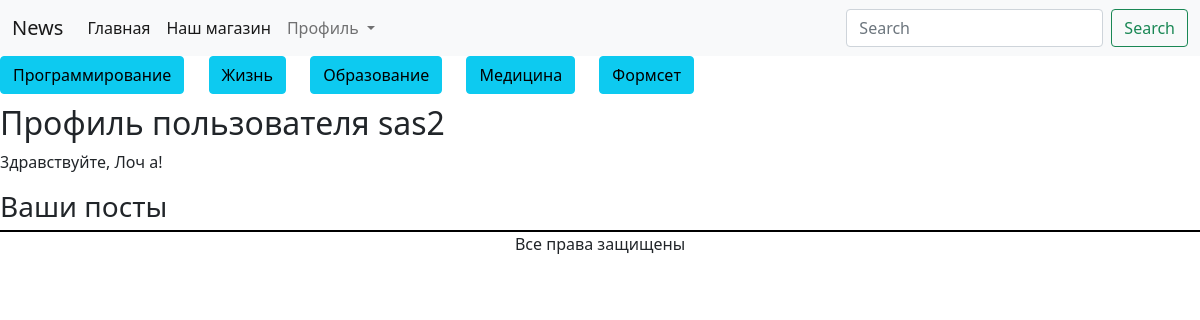
Screenshot of /news/accounts/profile (signed in) with the database file from the repository.
### news/models.py (models this page shows, shortened)
class Rubric(models.Model):
    name = models.CharField(max_length=20, db_index=True, unique=True, verbose_name='Название')
    class Meta:
        verbose_name = 'Рубрика'
        verbose_name_plural = 'Рубрики'

class AdvUser(AbstractUser):
    is_activated = models.BooleanField(default=True, db_index=True, verbose_name='Прошёл активацию?')
    send_messages = models.BooleanField(default=True, verbose_name='Слать оповещения  о новых комментариях?')
    class Meta(AbstractUser.Meta):
        pass

### news/views.py (the view)
# urls.py: path('accounts/profile', ProfileView.as_view(), name='profile'),
class ProfileView(LoginRequiredMixin, ListView):
    model = Post
    template_name = 'news/profile.html'
    context_object_name = 'posts'
    def get_queryset(self):
        return Post.objects.filter(user_id=self.request.user)

### news/templatetags/custom_tags.py (called while the page is built)
@register.simple_tag()
def rubric_all():
    return Rubric.objects.all()

### templates/news/profile.html (shortened to what this page needs)
{% extends 'news/base.html' %}
{% block content %}
<h2>Профиль пользователя {{ user.username }}</h2>
{% if user.first_name and user.last_name %}
<p>3дравствуйте, {{ user.first_name }} {{ user.last_name }}!</p>
{% else %}
<p>3дравствуйте!</p>
{% endif %}
<h3>Ваши посты</h3>
{% endblock %}

### templates/news/base.html (shortened to what this page needs)
{% load static %}
{% load custom_tags %}
<!doctype html>
<html lang="en">
<head>
    <link rel="stylesheet" type="text/css" href="{%static 'news/style.css'%}">
    <link href="https://cdn.jsdelivr.net/npm/bootstrap@5.1.3/dist/css/bootstrap.min.css" rel="stylesheet">
</head>
<body>
<nav class="navbar navbar-expand-lg navbar-light bg-light">
  <div class="container-fluid">
    <a class="navbar-brand" href="#">News</a>
    <div class="collapse navbar-collapse" id="navbarSupportedContent">
      <ul class="navbar-nav me-auto mb-2 mb-lg-0">
        <li class="nav-item">
          <a class="nav-link active" aria-current="page" href="{% url 'home' %}">Главная</a>
        </li>
          {%if user.is_authenticated%}
          <li class="nav-item">
          <a class="nav-link active" aria-current="page" href="{% url 'shop:home' %}">Наш магазин</a>
        </li>
          {%endif%}
        <li class="nav-item dropdown">
          {%if user.is_authenticated%}
          <a class="nav-link dropdown-toggle" href="#" id="navbarDropdown" role="button" data-bs-toggle="dropdown" aria-expanded="false">
            Профиль
          </a>
            </li>
          </ul>
      {%endif%}
      <form class="d-flex" method="get" action="{% url 'search' %}" >
        <input class="form-control me-2" type="search" placeholder="Search" aria-label="Search" name="q">
        <button class="btn btn-outline-success" type="submit">Search</button>
      </form>
    </div>
  </div>
</nav>
<div class="rubric_class">
    {% rubric_all as rubrics %}
    {%for rubric in rubrics%}
<a href="{% url 'rubric_post' rubric.id%}" class="btn btn-info">{{rubric.name}}</a>
    {%endfor%}
</div>
{%block content%}
{%endblock%}
<footer class="footer_class">Все права защищены</footer>
</body>
</html>

### static/news/style.css (style rules this page uses)
.footer_class { text-align:center; outline: 2px solid #000; height: 100px; }
.rubric_class { word-spacing: 20px; border-bottom-width:10px; border-bottom-color: white; border-bottom-style: solid; }

### rows the page displays
Rubric: name "Программирование"
Rubric: name "Жизнь"
Rubric: name "Образование"
Rubric: name "Медицина"
Rubric: name "Формсет"
AdvUser: username "sas2", first_name "Лоч", last_name "a"
